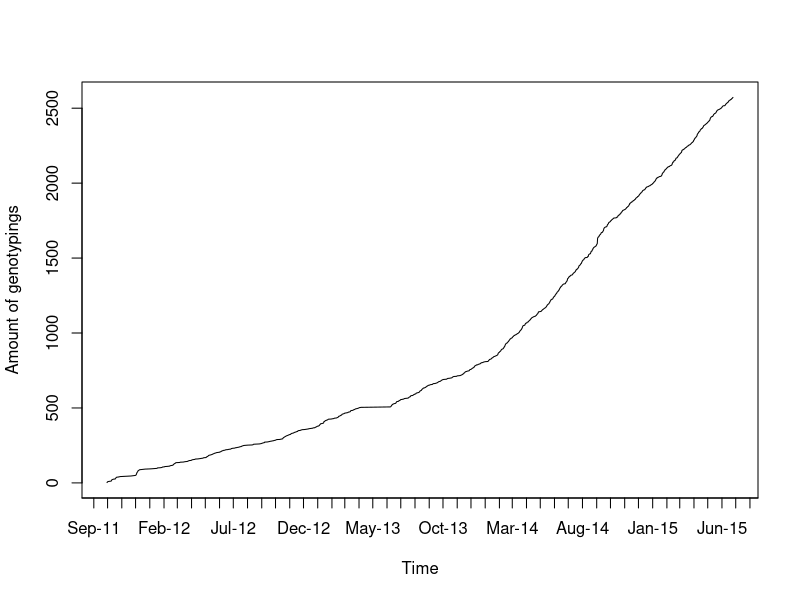

This figure's R source:
Sys.setlocale("LC_TIME","en_US.utf8")
svg("genotypes.svg")
genotypes <- read.table("genotypes.txt", sep="\t")
plot(strptime(genotypes[,2], format="%d.%m.%Y %H:%M"), genotypes[,1], type="l", ylab="Amount of genotypings",xlab="Time", xaxt="n")
dmin <- min(strptime(genotypes[,2], format="%d.%m.%Y %H:%M"))
dminjan <-  as.POSIXct(format(dmin, "%Y-1-1"))
seqYear <- seq(dminjan, by = "1 month", to = max(strptime(genotypes[,2], format="%d.%m.%Y %H:%M")) + (86400 * 365))
axis(1, at = seqYear, labels = format(seqYear, "%b-%y"), las = 1)
dev.off()
